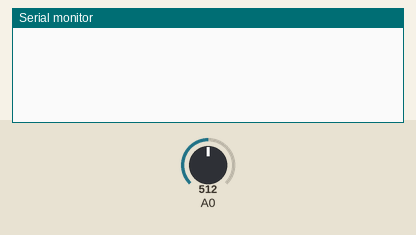
Recording of a sketch running on a simulated Arduino Uno, built with avr-gcc and run on an emulated ATmega328P. Parts: the last lines printed to the serial monitor. Inputs (shaded band) come from the test bench; at power-on: A0 = 512.

Above: at 1.2 s.
1.3 s: A0 set to 491
At 1.41 s:
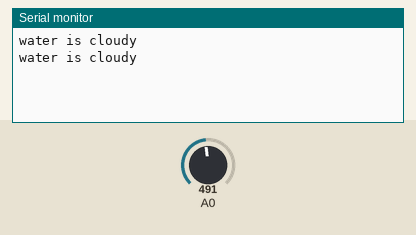
3.2 s: A0 set to 610
At 3.21 s:
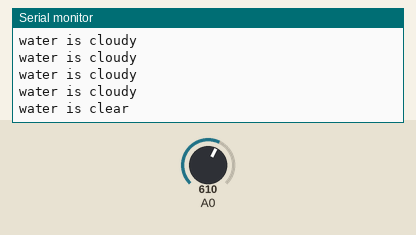
5.1 s: A0 set to 290
At 5.12 s:
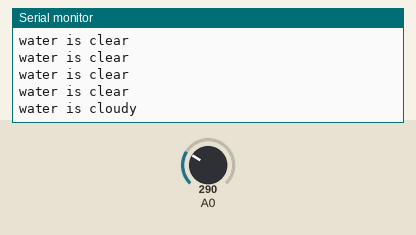

The sketch:

turbidity.ino
```cpp
void setup() {
  // initialize serial communication at 9600 bits per second:
  Serial.begin(9600);
}

// the loop routine runs over and over again forever:
void loop() {
  // read the input on analog pin 0:
  int sensorValue = analogRead(A0);
  float voltage = sensorValue * (5.0 / 1024.0);
  // print out the value you read:
  if(sensorValue<500)
  {
    Serial.println("water is cloudy");
    }
    if(sensorValue>600)
    {
      Serial.println("water is clear");
      }
      if(sensorValue<=300)
      {
        Serial.println("water is dirty");
        }
  delay(100);
  // delay in between reads for stability
}
```

Measured:
- the behaviour switches between 500 and 499 on A0 (found by bisection; images 0 and 1)
- after the input at 1.3 s, the serial monitor: prints a new line at once (image 1)
- after the input at 3.2 s, the serial monitor: prints a new line at once (image 2)
